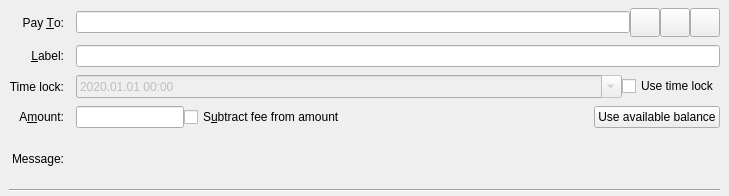
<?xml version="1.0" encoding="UTF-8"?>
<ui version="4.0">
 <class>SendCoinsEntry</class>
 <widget class="QStackedWidget" name="SendCoinsEntry">
  <property name="geometry">
   <rect>
    <x>0</x>
    <y>0</y>
    <width>729</width>
    <height>196</height>
   </rect>
  </property>
  <property name="focusPolicy">
   <enum>Qt::TabFocus</enum>
  </property>
  <property name="autoFillBackground">
   <bool>false</bool>
  </property>
  <widget class="QFrame" name="SendCoins">
   <property name="toolTip">
    <string>This is a normal payment.</string>
   </property>
   <property name="frameShape">
    <enum>QFrame::NoFrame</enum>
   </property>
   <layout class="QGridLayout" name="gridLayout">
    <property name="topMargin">
     <number>8</number>
    </property>
    <property name="bottomMargin">
     <number>4</number>
    </property>
    <property name="horizontalSpacing">
     <number>12</number>
    </property>
    <property name="verticalSpacing">
     <number>8</number>
    </property>
    <item row="6" column="0">
     <widget class="QLabel" name="messageLabel">
      <property name="text">
       <string>Message:</string>
      </property>
      <property name="alignment">
       <set>Qt::AlignRight|Qt::AlignTrailing|Qt::AlignVCenter</set>
      </property>
     </widget>
    </item>
    <item row="7" column="0" colspan="2">
     <widget class="Line" name="line">
      <property name="orientation">
       <enum>Qt::Horizontal</enum>
      </property>
     </widget>
    </item>
    <item row="0" column="1">
     <layout class="QHBoxLayout" name="payToLayout">
      <property name="spacing">
       <number>0</number>
      </property>
      <item>
       <widget class="QValidatedLineEdit" name="payTo">
        <property name="toolTip">
         <string>The AokChain address to send the payment to</string>
        </property>
       </widget>
      </item>
      <item>
       <widget class="QToolButton" name="addressBookButton">
        <property name="toolTip">
         <string>Choose previously used address</string>
        </property>
        <property name="text">
         <string/>
        </property>
        <property name="icon">
         <iconset resource="../aokchain.qrc">
          <normaloff>:/icons/address-book</normaloff>:/icons/address-book</iconset>
        </property>
        <property name="iconSize">
         <size>
          <width>22</width>
          <height>22</height>
         </size>
        </property>
        <property name="shortcut">
         <string>Alt+A</string>
        </property>
       </widget>
      </item>
      <item>
       <widget class="QToolButton" name="pasteButton">
        <property name="toolTip">
         <string>Paste address from clipboard</string>
        </property>
        <property name="text">
         <string/>
        </property>
        <property name="icon">
         <iconset resource="../aokchain.qrc">
          <normaloff>:/icons/editpaste</normaloff>:/icons/editpaste</iconset>
        </property>
        <property name="iconSize">
         <size>
          <width>22</width>
          <height>22</height>
         </size>
        </property>
        <property name="shortcut">
         <string>Alt+P</string>
        </property>
       </widget>
      </item>
      <item>
       <widget class="QToolButton" name="deleteButton">
        <property name="toolTip">
         <string>Remove this entry</string>
        </property>
        <property name="text">
         <string/>
        </property>
        <property name="icon">
         <iconset resource="../aokchain.qrc">
          <normaloff>:/icons/remove</normaloff>:/icons/remove</iconset>
        </property>
        <property name="iconSize">
         <size>
          <width>22</width>
          <height>22</height>
         </size>
        </property>
       </widget>
      </item>
     </layout>
    </item>
    <item row="6" column="1">
     <widget class="QLabel" name="messageTextLabel">
      <property name="toolTip">
       <string>A message that was attached to the aokchain: URI which will be stored with the transaction for your reference. Note: This message will not be sent over the AokChain network.</string>
      </property>
      <property name="textFormat">
       <enum>Qt::PlainText</enum>
      </property>
     </widget>
    </item>
    <item row="0" column="0">
     <widget class="QLabel" name="payToLabel">
      <property name="text">
       <string>Pay &amp;To:</string>
      </property>
      <property name="alignment">
       <set>Qt::AlignRight|Qt::AlignTrailing|Qt::AlignVCenter</set>
      </property>
      <property name="buddy">
       <cstring>payTo</cstring>
      </property>
     </widget>
    </item>
    <item row="2" column="0">
     <widget class="QLabel" name="timeLockLabel">
      <property name="text">
       <string>Time lock:</string>
      </property>
      <property name="alignment">
       <set>Qt::AlignRight|Qt::AlignTrailing|Qt::AlignVCenter</set>
      </property>
     </widget>
    </item>
    <item row="1" column="0">
     <widget class="QLabel" name="labellLabel">
      <property name="text">
       <string>&amp;Label:</string>
      </property>
      <property name="alignment">
       <set>Qt::AlignRight|Qt::AlignTrailing|Qt::AlignVCenter</set>
      </property>
      <property name="buddy">
       <cstring>addAsLabel</cstring>
      </property>
     </widget>
    </item>
    <item row="1" column="1">
     <widget class="QLineEdit" name="addAsLabel">
      <property name="toolTip">
       <string>Enter a label for this address to add it to the list of used addresses</string>
      </property>
     </widget>
    </item>
    <item row="4" column="0">
     <widget class="QLabel" name="amountLabel">
      <property name="text">
       <string>A&amp;mount:</string>
      </property>
      <property name="alignment">
       <set>Qt::AlignRight|Qt::AlignTrailing|Qt::AlignVCenter</set>
      </property>
      <property name="buddy">
       <cstring>payAmount</cstring>
      </property>
     </widget>
    </item>
    <item row="4" column="1">
     <layout class="QHBoxLayout" name="horizontalLayoutAmount" stretch="0,1,0">
      <item>
       <widget class="AokChainAmountField" name="payAmount"/>
      </item>
      <item>
       <widget class="QCheckBox" name="checkboxSubtractFeeFromAmount">
        <property name="toolTip">
         <string>The fee will be deducted from the amount being sent. The recipient will receive less aokchains than you enter in the amount field. If multiple recipients are selected, the fee is split equally.</string>
        </property>
        <property name="text">
         <string>S&amp;ubtract fee from amount</string>
        </property>
       </widget>
      </item>
      <item>
       <widget class="QPushButton" name="useAvailableBalanceButton">
        <property name="text">
         <string>Use available balance</string>
        </property>
       </widget>
      </item>
     </layout>
    </item>
    <item row="2" column="1">
     <layout class="QHBoxLayout" name="horizontalLayout">
      <item>
       <widget class="QDateTimeEdit" name="coinTimeLock">
        <property name="enabled">
         <bool>false</bool>
        </property>
        <property name="sizePolicy">
         <sizepolicy hsizetype="Expanding" vsizetype="Fixed">
          <horstretch>0</horstretch>
          <verstretch>0</verstretch>
         </sizepolicy>
        </property>
        <property name="dateTime">
         <datetime>
          <hour>0</hour>
          <minute>0</minute>
          <second>0</second>
          <year>2020</year>
          <month>1</month>
          <day>1</day>
         </datetime>
        </property>
        <property name="displayFormat">
         <string>yyyy.MM.dd HH:mm</string>
        </property>
        <property name="calendarPopup">
         <bool>true</bool>
        </property>
       </widget>
      </item>
      <item>
       <widget class="QCheckBox" name="useTimeLock">
        <property name="text">
         <string>Use time lock</string>
        </property>
       </widget>
      </item>
     </layout>
    </item>
   </layout>
  </widget>
  <widget class="QFrame" name="SendCoins_UnauthenticatedPaymentRequest">
   <property name="palette">
    <palette>
     <active>
      <colorrole role="WindowText">
       <brush brushstyle="SolidPattern">
        <color alpha="255">
         <red>0</red>
         <green>0</green>
         <blue>0</blue>
        </color>
       </brush>
      </colorrole>
      <colorrole role="Button">
       <brush brushstyle="SolidPattern">
        <color alpha="255">
         <red>255</red>
         <green>255</green>
         <blue>127</blue>
        </color>
       </brush>
      </colorrole>
      <colorrole role="Light">
       <brush brushstyle="SolidPattern">
        <color alpha="255">
         <red>255</red>
         <green>255</green>
         <blue>255</blue>
        </color>
       </brush>
      </colorrole>
      <colorrole role="Midlight">
       <brush brushstyle="SolidPattern">
        <color alpha="255">
         <red>255</red>
         <green>255</green>
         <blue>191</blue>
        </color>
       </brush>
      </colorrole>
      <colorrole role="Dark">
       <brush brushstyle="SolidPattern">
        <color alpha="255">
         <red>127</red>
         <green>127</green>
         <blue>63</blue>
        </color>
       </brush>
      </colorrole>
      <colorrole role="Mid">
       <brush brushstyle="SolidPattern">
        <color alpha="255">
         <red>170</red>
         <green>170</green>
         <blue>84</blue>
        </color>
       </brush>
      </colorrole>
      <colorrole role="Text">
       <brush brushstyle="SolidPattern">
        <color alpha="255">
         <red>0</red>
         <green>0</green>
         <blue>0</blue>
        </color>
       </brush>
      </colorrole>
      <colorrole role="BrightText">
       <brush brushstyle="SolidPattern">
        <color alpha="255">
         <red>255</red>
         <green>255</green>
         <blue>255</blue>
        </color>
       </brush>
      </colorrole>
      <colorrole role="ButtonText">
       <brush brushstyle="SolidPattern">
        <color alpha="255">
         <red>0</red>
         <green>0</green>
         <blue>0</blue>
        </color>
       </brush>
      </colorrole>
      <colorrole role="Base">
       <brush brushstyle="SolidPattern">
        <color alpha="255">
         <red>255</red>
         <green>255</green>
         <blue>255</blue>
        </color>
       </brush>
      </colorrole>
      <colorrole role="Window">
       <brush brushstyle="SolidPattern">
        <color alpha="255">
         <red>255</red>
         <green>255</green>
         <blue>127</blue>
        </color>
       </brush>
      </colorrole>
      <colorrole role="Shadow">
       <brush brushstyle="SolidPattern">
        <color alpha="255">
         <red>0</red>
         <green>0</green>
         <blue>0</blue>
        </color>
       </brush>
      </colorrole>
      <colorrole role="AlternateBase">
       <brush brushstyle="SolidPattern">
        <color alpha="255">
         <red>255</red>
         <green>255</green>
         <blue>191</blue>
        </color>
       </brush>
      </colorrole>
      <colorrole role="ToolTipBase">
       <brush brushstyle="SolidPattern">
        <color alpha="255">
         <red>255</red>
         <green>255</green>
         <blue>220</blue>
        </color>
       </brush>
      </colorrole>
      <colorrole role="ToolTipText">
       <brush brushstyle="SolidPattern">
        <color alpha="255">
         <red>0</red>
         <green>0</green>
         <blue>0</blue>
        </color>
       </brush>
      </colorrole>
     </active>
     <inactive>
      <colorrole role="WindowText">
       <brush brushstyle="SolidPattern">
        <color alpha="255">
         <red>0</red>
         <green>0</green>
         <blue>0</blue>
        </color>
       </brush>
      </colorrole>
      <colorrole role="Button">
       <brush brushstyle="SolidPattern">
        <color alpha="255">
         <red>255</red>
         <green>255</green>
         <blue>127</blue>
        </color>
       </brush>
      </colorrole>
      <colorrole role="Light">
       <brush brushstyle="SolidPattern">
        <color alpha="255">
         <red>255</red>
         <green>255</green>
         <blue>255</blue>
        </color>
       </brush>
      </colorrole>
      <colorrole role="Midlight">
       <brush brushstyle="SolidPattern">
        <color alpha="255">
         <red>255</red>
         <green>255</green>
         <blue>191</blue>
        </color>
       </brush>
      </colorrole>
      <colorrole role="Dark">
       <brush brushstyle="SolidPattern">
        <color alpha="255">
         <red>127</red>
         <green>127</green>
         <blue>63</blue>
        </color>
       </brush>
      </colorrole>
      <colorrole role="Mid">
       <brush brushstyle="SolidPattern">
        <color alpha="255">
         <red>170</red>
         <green>170</green>
         <blue>84</blue>
        </color>
       </brush>
      </colorrole>
      <colorrole role="Text">
       <brush brushstyle="SolidPattern">
        <color alpha="255">
         <red>0</red>
         <green>0</green>
         <blue>0</blue>
        </color>
       </brush>
      </colorrole>
      <colorrole role="BrightText">
       <brush brushstyle="SolidPattern">
        <color alpha="255">
         <red>255</red>
         <green>255</green>
         <blue>255</blue>
        </color>
       </brush>
      </colorrole>
      <colorrole role="ButtonText">
       <brush brushstyle="SolidPattern">
        <color alpha="255">
         <red>0</red>
         <green>0</green>
         <blue>0</blue>
        </color>
       </brush>
      </colorrole>
      <colorrole role="Base">
       <brush brushstyle="SolidPattern">
        <color alpha="255">
         <red>255</red>
         <green>255</green>
         <blue>255</blue>
        </color>
       </brush>
      </colorrole>
      <colorrole role="Window">
       <brush brushstyle="SolidPattern">
        <color alpha="255">
         <red>255</red>
         <green>255</green>
         <blue>127</blue>
        </color>
       </brush>
      </colorrole>
      <colorrole role="Shadow">
       <brush brushstyle="SolidPattern">
        <color alpha="255">
         <red>0</red>
         <green>0</green>
         <blue>0</blue>
        </color>
       </brush>
      </colorrole>
      <colorrole role="AlternateBase">
       <brush brushstyle="SolidPattern">
        <color alpha="255">
         <red>255</red>
         <green>255</green>
         <blue>191</blue>
        </color>
       </brush>
      </colorrole>
      <colorrole role="ToolTipBase">
       <brush brushstyle="SolidPattern">
        <color alpha="255">
         <red>255</red>
         <green>255</green>
         <blue>220</blue>
        </color>
       </brush>
      </colorrole>
      <colorrole role="ToolTipText">
       <brush brushstyle="SolidPattern">
        <color alpha="255">
         <red>0</red>
         <green>0</green>
         <blue>0</blue>
        </color>
       </brush>
      </colorrole>
     </inactive>
     <disabled>
      <colorrole role="WindowText">
       <brush brushstyle="SolidPattern">
        <color alpha="255">
         <red>127</red>
         <green>127</green>
         <blue>63</blue>
        </color>
       </brush>
      </colorrole>
      <colorrole role="Button">
       <brush brushstyle="SolidPattern">
        <color alpha="255">
         <red>255</red>
         <green>255</green>
         <blue>127</blue>
        </color>
       </brush>
      </colorrole>
      <colorrole role="Light">
       <brush brushstyle="SolidPattern">
        <color alpha="255">
         <red>255</red>
         <green>255</green>
         <blue>255</blue>
        </color>
       </brush>
      </colorrole>
      <colorrole role="Midlight">
       <brush brushstyle="SolidPattern">
        <color alpha="255">
         <red>255</red>
         <green>255</green>
         <blue>191</blue>
        </color>
       </brush>
      </colorrole>
      <colorrole role="Dark">
       <brush brushstyle="SolidPattern">
        <color alpha="255">
         <red>127</red>
         <green>127</green>
         <blue>63</blue>
        </color>
       </brush>
      </colorrole>
      <colorrole role="Mid">
       <brush brushstyle="SolidPattern">
        <color alpha="255">
         <red>170</red>
         <green>170</green>
         <blue>84</blue>
        </color>
       </brush>
      </colorrole>
      <colorrole role="Text">
       <brush brushstyle="SolidPattern">
        <color alpha="255">
         <red>127</red>
         <green>127</green>
         <blue>63</blue>
        </color>
       </brush>
      </colorrole>
      <colorrole role="BrightText">
       <brush brushstyle="SolidPattern">
        <color alpha="255">
         <red>255</red>
         <green>255</green>
         <blue>255</blue>
        </color>
       </brush>
      </colorrole>
      <colorrole role="ButtonText">
       <brush brushstyle="SolidPattern">
        <color alpha="255">
         <red>127</red>
         <green>127</green>
         <blue>63</blue>
        </color>
       </brush>
      </colorrole>
      <colorrole role="Base">
       <brush brushstyle="SolidPattern">
        <color alpha="255">
         <red>255</red>
         <green>255</green>
         <blue>127</blue>
        </color>
       </brush>
      </colorrole>
      <colorrole role="Window">
       <brush brushstyle="SolidPattern">
        <color alpha="255">
         <red>255</red>
         <green>255</green>
         <blue>127</blue>
        </color>
       </brush>
      </colorrole>
      <colorrole role="Shadow">
       <brush brushstyle="SolidPattern">
        <color alpha="255">
         <red>0</red>
         <green>0</green>
         <blue>0</blue>
        </color>
       </brush>
      </colorrole>
      <colorrole role="AlternateBase">
       <brush brushstyle="SolidPattern">
        <color alpha="255">
         <red>255</red>
         <green>255</green>
         <blue>127</blue>
        </color>
       </brush>
      </colorrole>
      <colorrole role="ToolTipBase">
       <brush brushstyle="SolidPattern">
        <color alpha="255">
         <red>255</red>
         <green>255</green>
         <blue>220</blue>
        </color>
       </brush>
      </colorrole>
      <colorrole role="ToolTipText">
       <brush brushstyle="SolidPattern">
        <color alpha="255">
         <red>0</red>
         <green>0</green>
         <blue>0</blue>
        </color>
       </brush>
      </colorrole>
     </disabled>
    </palette>
   </property>
   <property name="toolTip">
    <string>This is an unauthenticated payment request.</string>
   </property>
   <property name="autoFillBackground">
    <bool>true</bool>
   </property>
   <property name="frameShape">
    <enum>QFrame::NoFrame</enum>
   </property>
   <layout class="QGridLayout" name="gridLayout_is">
    <property name="spacing">
     <number>12</number>
    </property>
    <item row="0" column="0">
     <widget class="QLabel" name="payToLabel_is">
      <property name="text">
       <string>Pay To:</string>
      </property>
      <property name="alignment">
       <set>Qt::AlignRight|Qt::AlignTrailing|Qt::AlignVCenter</set>
      </property>
     </widget>
    </item>
    <item row="0" column="1">
     <layout class="QHBoxLayout" name="payToLayout_is">
      <property name="spacing">
       <number>0</number>
      </property>
      <item>
       <widget class="QLabel" name="payTo_is"/>
      </item>
      <item>
       <widget class="QToolButton" name="deleteButton_is">
        <property name="toolTip">
         <string>Remove this entry</string>
        </property>
        <property name="text">
         <string/>
        </property>
        <property name="icon">
         <iconset resource="../aokchain.qrc">
          <normaloff>:/icons/remove</normaloff>:/icons/remove</iconset>
        </property>
       </widget>
      </item>
     </layout>
    </item>
    <item row="1" column="0">
     <widget class="QLabel" name="memoLabel_is">
      <property name="text">
       <string>Memo:</string>
      </property>
      <property name="alignment">
       <set>Qt::AlignRight|Qt::AlignTrailing|Qt::AlignVCenter</set>
      </property>
     </widget>
    </item>
    <item row="1" column="1">
     <widget class="QLabel" name="memoTextLabel_is">
      <property name="textFormat">
       <enum>Qt::PlainText</enum>
      </property>
     </widget>
    </item>
    <item row="2" column="0">
     <widget class="QLabel" name="amountLabel_is">
      <property name="text">
       <string>A&amp;mount:</string>
      </property>
      <property name="alignment">
       <set>Qt::AlignRight|Qt::AlignTrailing|Qt::AlignVCenter</set>
      </property>
      <property name="buddy">
       <cstring>payAmount_is</cstring>
      </property>
     </widget>
    </item>
    <item row="2" column="1">
     <widget class="AokChainAmountField" name="payAmount_is">
      <property name="acceptDrops">
       <bool>false</bool>
      </property>
     </widget>
    </item>
   </layout>
  </widget>
  <widget class="QFrame" name="SendCoins_AuthenticatedPaymentRequest">
   <property name="palette">
    <palette>
     <active>
      <colorrole role="WindowText">
       <brush brushstyle="SolidPattern">
        <color alpha="255">
         <red>0</red>
         <green>0</green>
         <blue>0</blue>
        </color>
       </brush>
      </colorrole>
      <colorrole role="Button">
       <brush brushstyle="SolidPattern">
        <color alpha="255">
         <red>140</red>
         <green>232</green>
         <blue>119</blue>
        </color>
       </brush>
      </colorrole>
      <colorrole role="Light">
       <brush brushstyle="SolidPattern">
        <color alpha="255">
         <red>230</red>
         <green>255</green>
         <blue>224</blue>
        </color>
       </brush>
      </colorrole>
      <colorrole role="Midlight">
       <brush brushstyle="SolidPattern">
        <color alpha="255">
         <red>185</red>
         <green>243</green>
         <blue>171</blue>
        </color>
       </brush>
      </colorrole>
      <colorrole role="Dark">
       <brush brushstyle="SolidPattern">
        <color alpha="255">
         <red>70</red>
         <green>116</green>
         <blue>59</blue>
        </color>
       </brush>
      </colorrole>
      <colorrole role="Mid">
       <brush brushstyle="SolidPattern">
        <color alpha="255">
         <red>93</red>
         <green>155</green>
         <blue>79</blue>
        </color>
       </brush>
      </colorrole>
      <colorrole role="Text">
       <brush brushstyle="SolidPattern">
        <color alpha="255">
         <red>0</red>
         <green>0</green>
         <blue>0</blue>
        </color>
       </brush>
      </colorrole>
      <colorrole role="BrightText">
       <brush brushstyle="SolidPattern">
        <color alpha="255">
         <red>155</red>
         <green>255</green>
         <blue>147</blue>
        </color>
       </brush>
      </colorrole>
      <colorrole role="ButtonText">
       <brush brushstyle="SolidPattern">
        <color alpha="255">
         <red>0</red>
         <green>0</green>
         <blue>0</blue>
        </color>
       </brush>
      </colorrole>
      <colorrole role="Base">
       <brush brushstyle="SolidPattern">
        <color alpha="255">
         <red>119</red>
         <green>255</green>
         <blue>233</blue>
        </color>
       </brush>
      </colorrole>
      <colorrole role="Window">
       <brush brushstyle="SolidPattern">
        <color alpha="255">
         <red>140</red>
         <green>232</green>
         <blue>119</blue>
        </color>
       </brush>
      </colorrole>
      <colorrole role="Shadow">
       <brush brushstyle="SolidPattern">
        <color alpha="255">
         <red>0</red>
         <green>0</green>
         <blue>0</blue>
        </color>
       </brush>
      </colorrole>
      <colorrole role="AlternateBase">
       <brush brushstyle="SolidPattern">
        <color alpha="255">
         <red>197</red>
         <green>243</green>
         <blue>187</blue>
        </color>
       </brush>
      </colorrole>
      <colorrole role="NoRole">
       <brush brushstyle="SolidPattern">
        <color alpha="255">
         <red>125</red>
         <green>194</green>
         <blue>122</blue>
        </color>
       </brush>
      </colorrole>
      <colorrole role="ToolTipBase">
       <brush brushstyle="SolidPattern">
        <color alpha="255">
         <red>255</red>
         <green>255</green>
         <blue>220</blue>
        </color>
       </brush>
      </colorrole>
      <colorrole role="ToolTipText">
       <brush brushstyle="SolidPattern">
        <color alpha="255">
         <red>0</red>
         <green>0</green>
         <blue>0</blue>
        </color>
       </brush>
      </colorrole>
     </active>
     <inactive>
      <colorrole role="WindowText">
       <brush brushstyle="SolidPattern">
        <color alpha="255">
         <red>0</red>
         <green>0</green>
         <blue>0</blue>
        </color>
       </brush>
      </colorrole>
      <colorrole role="Button">
       <brush brushstyle="SolidPattern">
        <color alpha="255">
         <red>140</red>
         <green>232</green>
         <blue>119</blue>
        </color>
       </brush>
      </colorrole>
      <colorrole role="Light">
       <brush brushstyle="SolidPattern">
        <color alpha="255">
         <red>230</red>
         <green>255</green>
         <blue>224</blue>
        </color>
       </brush>
      </colorrole>
      <colorrole role="Midlight">
       <brush brushstyle="SolidPattern">
        <color alpha="255">
         <red>185</red>
         <green>243</green>
         <blue>171</blue>
        </color>
       </brush>
      </colorrole>
      <colorrole role="Dark">
       <brush brushstyle="SolidPattern">
        <color alpha="255">
         <red>70</red>
         <green>116</green>
         <blue>59</blue>
        </color>
       </brush>
      </colorrole>
      <colorrole role="Mid">
       <brush brushstyle="SolidPattern">
        <color alpha="255">
         <red>93</red>
         <green>155</green>
         <blue>79</blue>
        </color>
       </brush>
      </colorrole>
      <colorrole role="Text">
       <brush brushstyle="SolidPattern">
        <color alpha="255">
         <red>0</red>
         <green>0</green>
         <blue>0</blue>
        </color>
       </brush>
      </colorrole>
      <colorrole role="BrightText">
       <brush brushstyle="SolidPattern">
        <color alpha="255">
         <red>155</red>
         <green>255</green>
         <blue>147</blue>
        </color>
       </brush>
      </colorrole>
      <colorrole role="ButtonText">
       <brush brushstyle="SolidPattern">
        <color alpha="255">
         <red>0</red>
         <green>0</green>
         <blue>0</blue>
        </color>
       </brush>
      </colorrole>
      <colorrole role="Base">
       <brush brushstyle="SolidPattern">
        <color alpha="255">
         <red>119</red>
         <green>255</green>
         <blue>233</blue>
        </color>
       </brush>
      </colorrole>
      <colorrole role="Window">
       <brush brushstyle="SolidPattern">
        <color alpha="255">
         <red>140</red>
         <green>232</green>
         <blue>119</blue>
        </color>
       </brush>
      </colorrole>
      <colorrole role="Shadow">
       <brush brushstyle="SolidPattern">
        <color alpha="255">
         <red>0</red>
         <green>0</green>
         <blue>0</blue>
        </color>
       </brush>
      </colorrole>
      <colorrole role="AlternateBase">
       <brush brushstyle="SolidPattern">
        <color alpha="255">
         <red>197</red>
         <green>243</green>
         <blue>187</blue>
        </color>
       </brush>
      </colorrole>
      <colorrole role="NoRole">
       <brush brushstyle="SolidPattern">
        <color alpha="255">
         <red>125</red>
         <green>194</green>
         <blue>122</blue>
        </color>
       </brush>
      </colorrole>
      <colorrole role="ToolTipBase">
       <brush brushstyle="SolidPattern">
        <color alpha="255">
         <red>255</red>
         <green>255</green>
         <blue>220</blue>
        </color>
       </brush>
      </colorrole>
      <colorrole role="ToolTipText">
       <brush brushstyle="SolidPattern">
        <color alpha="255">
         <red>0</red>
         <green>0</green>
         <blue>0</blue>
        </color>
       </brush>
      </colorrole>
     </inactive>
     <disabled>
      <colorrole role="WindowText">
       <brush brushstyle="SolidPattern">
        <color alpha="255">
         <red>70</red>
         <green>116</green>
         <blue>59</blue>
        </color>
       </brush>
      </colorrole>
      <colorrole role="Button">
       <brush brushstyle="SolidPattern">
        <color alpha="255">
         <red>140</red>
         <green>232</green>
         <blue>119</blue>
        </color>
       </brush>
      </colorrole>
      <colorrole role="Light">
       <brush brushstyle="SolidPattern">
        <color alpha="255">
         <red>230</red>
         <green>255</green>
         <blue>224</blue>
        </color>
       </brush>
      </colorrole>
      <colorrole role="Midlight">
       <brush brushstyle="SolidPattern">
        <color alpha="255">
         <red>185</red>
         <green>243</green>
         <blue>171</blue>
        </color>
       </brush>
      </colorrole>
      <colorrole role="Dark">
       <brush brushstyle="SolidPattern">
        <color alpha="255">
         <red>70</red>
         <green>116</green>
         <blue>59</blue>
        </color>
       </brush>
      </colorrole>
      <colorrole role="Mid">
       <brush brushstyle="SolidPattern">
        <color alpha="255">
         <red>93</red>
         <green>155</green>
         <blue>79</blue>
        </color>
       </brush>
      </colorrole>
      <colorrole role="Text">
       <brush brushstyle="SolidPattern">
        <color alpha="255">
         <red>70</red>
         <green>116</green>
         <blue>59</blue>
        </color>
       </brush>
      </colorrole>
      <colorrole role="BrightText">
       <brush brushstyle="SolidPattern">
        <color alpha="255">
         <red>155</red>
         <green>255</green>
         <blue>147</blue>
        </color>
       </brush>
      </colorrole>
      <colorrole role="ButtonText">
       <brush brushstyle="SolidPattern">
        <color alpha="255">
         <red>70</red>
         <green>116</green>
         <blue>59</blue>
        </color>
       </brush>
      </colorrole>
      <colorrole role="Base">
       <brush brushstyle="SolidPattern">
        <color alpha="255">
         <red>140</red>
         <green>232</green>
         <blue>119</blue>
        </color>
       </brush>
      </colorrole>
      <colorrole role="Window">
       <brush brushstyle="SolidPattern">
        <color alpha="255">
         <red>140</red>
         <green>232</green>
         <blue>119</blue>
        </color>
       </brush>
      </colorrole>
      <colorrole role="Shadow">
       <brush brushstyle="SolidPattern">
        <color alpha="255">
         <red>0</red>
         <green>0</green>
         <blue>0</blue>
        </color>
       </brush>
      </colorrole>
      <colorrole role="AlternateBase">
       <brush brushstyle="SolidPattern">
        <color alpha="255">
         <red>140</red>
         <green>232</green>
         <blue>119</blue>
        </color>
       </brush>
      </colorrole>
      <colorrole role="NoRole">
       <brush brushstyle="SolidPattern">
        <color alpha="255">
         <red>125</red>
         <green>194</green>
         <blue>122</blue>
        </color>
       </brush>
      </colorrole>
      <colorrole role="ToolTipBase">
       <brush brushstyle="SolidPattern">
        <color alpha="255">
         <red>255</red>
         <green>255</green>
         <blue>220</blue>
        </color>
       </brush>
      </colorrole>
      <colorrole role="ToolTipText">
       <brush brushstyle="SolidPattern">
        <color alpha="255">
         <red>0</red>
         <green>0</green>
         <blue>0</blue>
        </color>
       </brush>
      </colorrole>
     </disabled>
    </palette>
   </property>
   <property name="toolTip">
    <string>This is an authenticated payment request.</string>
   </property>
   <property name="autoFillBackground">
    <bool>true</bool>
   </property>
   <property name="frameShape">
    <enum>QFrame::NoFrame</enum>
   </property>
   <layout class="QGridLayout" name="gridLayout_s">
    <property name="spacing">
     <number>12</number>
    </property>
    <item row="0" column="0">
     <widget class="QLabel" name="payToLabel_s">
      <property name="text">
       <string>Pay To:</string>
      </property>
      <property name="alignment">
       <set>Qt::AlignRight|Qt::AlignTrailing|Qt::AlignVCenter</set>
      </property>
     </widget>
    </item>
    <item row="0" column="1">
     <layout class="QHBoxLayout" name="payToLayout_s">
      <property name="spacing">
       <number>0</number>
      </property>
      <item>
       <widget class="QLabel" name="payTo_s">
        <property name="textFormat">
         <enum>Qt::PlainText</enum>
        </property>
       </widget>
      </item>
      <item>
       <widget class="QToolButton" name="deleteButton_s">
        <property name="toolTip">
         <string>Remove this entry</string>
        </property>
        <property name="text">
         <string/>
        </property>
        <property name="icon">
         <iconset resource="../aokchain.qrc">
          <normaloff>:/icons/remove</normaloff>:/icons/remove</iconset>
        </property>
       </widget>
      </item>
     </layout>
    </item>
    <item row="1" column="0">
     <widget class="QLabel" name="memoLabel_s">
      <property name="text">
       <string>Memo:</string>
      </property>
      <property name="alignment">
       <set>Qt::AlignRight|Qt::AlignTrailing|Qt::AlignVCenter</set>
      </property>
     </widget>
    </item>
    <item row="1" column="1">
     <widget class="QLabel" name="memoTextLabel_s">
      <property name="textFormat">
       <enum>Qt::PlainText</enum>
      </property>
     </widget>
    </item>
    <item row="2" column="0">
     <widget class="QLabel" name="amountLabel_s">
      <property name="text">
       <string>A&amp;mount:</string>
      </property>
      <property name="alignment">
       <set>Qt::AlignRight|Qt::AlignTrailing|Qt::AlignVCenter</set>
      </property>
      <property name="buddy">
       <cstring>payAmount_s</cstring>
      </property>
     </widget>
    </item>
    <item row="2" column="1">
     <widget class="AokChainAmountField" name="payAmount_s">
      <property name="acceptDrops">
       <bool>false</bool>
      </property>
     </widget>
    </item>
   </layout>
  </widget>
 </widget>
 <customwidgets>
  <customwidget>
   <class>QValidatedLineEdit</class>
   <extends>QLineEdit</extends>
   <header>qt/qvalidatedlineedit.h</header>
  </customwidget>
  <customwidget>
   <class>AokChainAmountField</class>
   <extends>QLineEdit</extends>
   <header>qt/aokchainamountfield.h</header>
  </customwidget>
 </customwidgets>
 <tabstops>
  <tabstop>payTo</tabstop>
  <tabstop>addressBookButton</tabstop>
  <tabstop>pasteButton</tabstop>
  <tabstop>deleteButton</tabstop>
  <tabstop>addAsLabel</tabstop>
  <tabstop>payAmount</tabstop>
  <tabstop>payAmount_is</tabstop>
  <tabstop>deleteButton_is</tabstop>
  <tabstop>payAmount_s</tabstop>
  <tabstop>deleteButton_s</tabstop>
 </tabstops>
 <resources>
  <include location="../aokchain.qrc"/>
 </resources>
 <connections/>
</ui>
